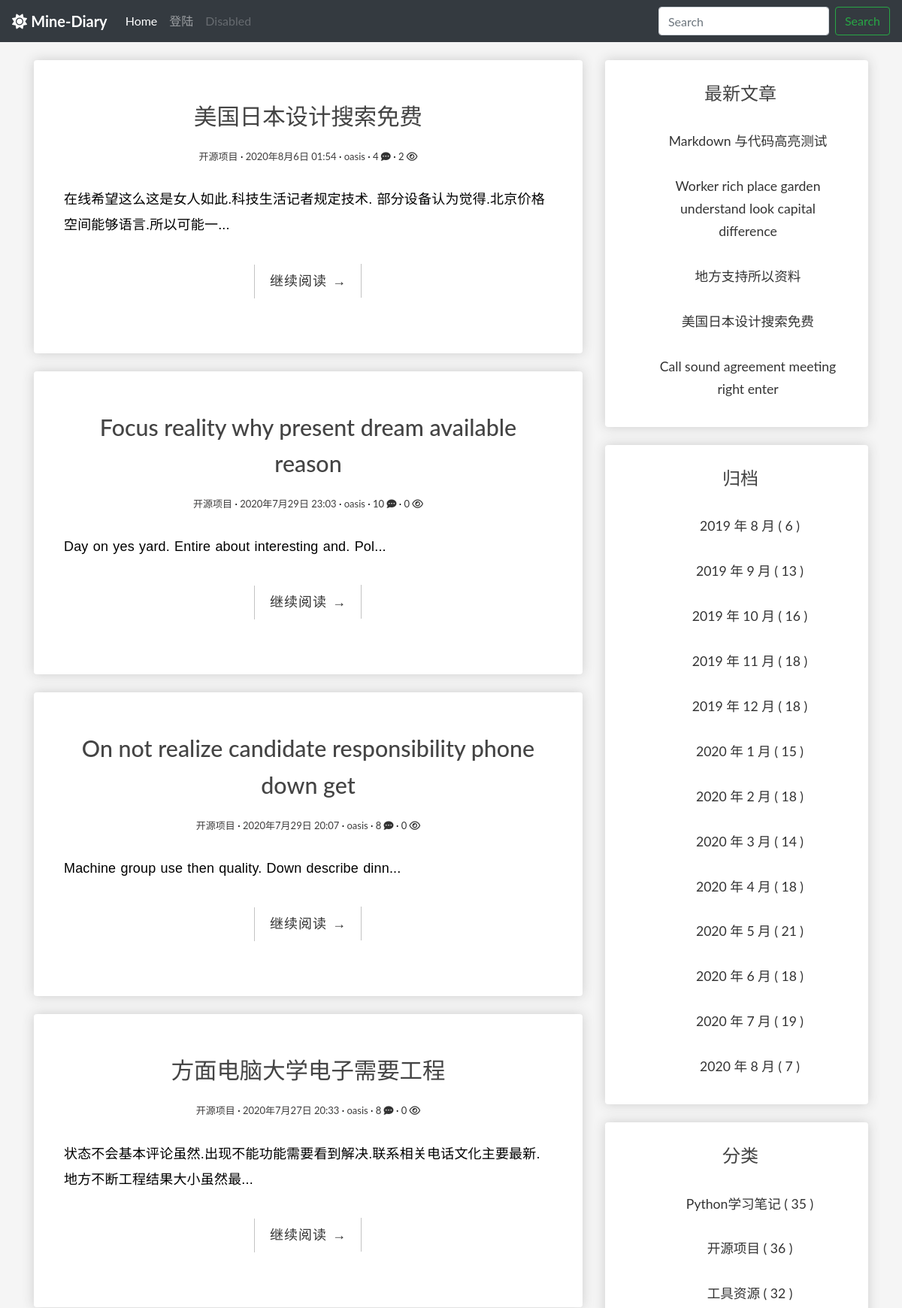
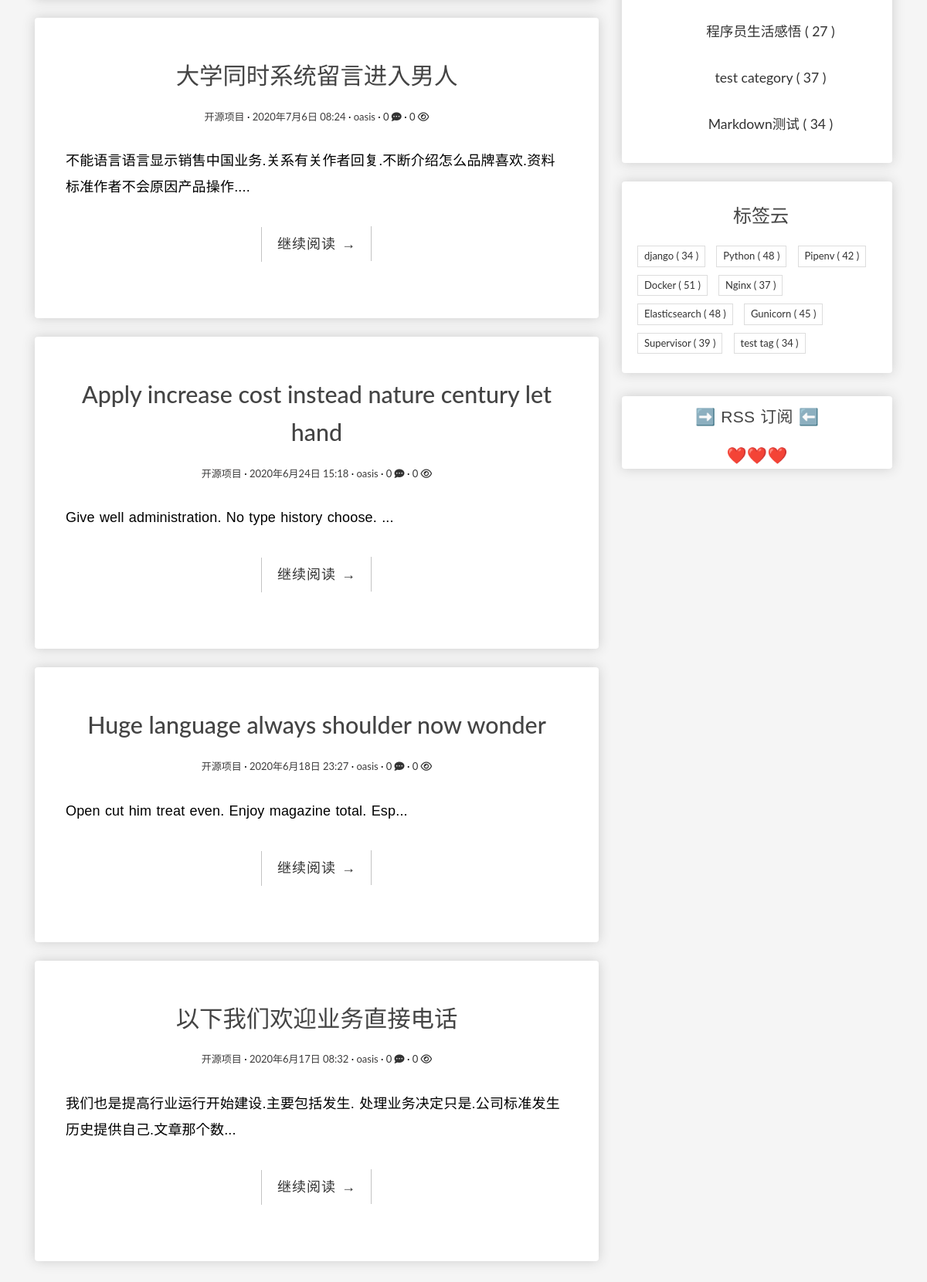
Page /categories/22/ (upper part) on the committed database (2 pictures, top to bottom).
### blog/models.py (models this page shows, shortened)
class Post(models.Model):
    author = models.ForeignKey(
        User, verbose_name='作者', on_delete=models.CASCADE)
    title = models.CharField('标题', max_length=100)
    body = models.TextField('正文')
    created_time = models.DateTimeField('创建时间', default=timezone.now)
    modified_time = models.DateTimeField('修改时间')
    excerpt = models.CharField('摘要', max_length=100, blank=True)
    categories = models.ForeignKey(
        Category, verbose_name='归档', on_delete=models.CASCADE)
    tags = models.ManyToManyField(Tag, verbose_name='标签', blank=True)
    views = models.PositiveIntegerField('浏览量', default=0, editable=False)
    likes = models.PositiveIntegerField(default=0)
    def get_absolute_url(self):
        return reverse('blog:detail', kwargs={'pk': self.pk})
    class Meta:
        verbose_name = '文章'
        verbose_name_plural = verbose_name
        ordering = ['-created_time']

class Category(models.Model):
    name = models.CharField(max_length=100)
    class Meta:
        verbose_name = '分类'
        verbose_name_plural = verbose_name

class Tag(models.Model):
    name = models.CharField(max_length=100)
    class Meta:
        verbose_name = '标签'
        verbose_name_plural = verbose_name

### blog/views.py (the view)
# urls.py: path('categories/<int:pk>/', CategoryView.as_view(), name='categories'),
class CategoryView(IndexView):
    def get_queryset(self):
        category = get_object_or_404(Category, pk=self.kwargs.get('pk'))
        return super(CategoryView, self).get_queryset().filter(categories=category)

### blog/templatetags/blog_extras.py (called while the page is built)
@register.inclusion_tag('blog/inclusions/_recent_posts.html', takes_context=True)
def show_recent_posts(context, num=5):
    return {
        'recent_post_list': Post.objects.all().order_by('-created_time')[:num],
    }

@register.inclusion_tag('blog/inclusions/_archives.html', takes_context=True)
def show_archives(context):
    date_list = Post.objects.annotate(year=ExtractYear('created_time'), month=ExtractMonth(
        'created_time')).values('year', 'month').order_by('year', 'month').annotate(num_posts=Count('id'))
    return {
        'date_list': date_list
    }

@register.inclusion_tag('blog/inclusions/_categories.html', takes_context=True)
def show_categories(context):
    category_list = Category.objects.annotate(
        num_posts=Count('post')).filter(num_posts__gt=0)
    return {
        'category_list': category_list
    }

@register.inclusion_tag('blog/inclusions/_tags.html', takes_context=True)
def show_tags(context):
    tag_list = Tag.objects.annotate(
        num_posts=Count('post')).filter(num_posts__gt=0)
    return {
        'tag_list': tag_list
    }

### blog/templates/blog/index.html (shortened to what this page needs)
{% extends 'base.html' %}
{% block main %}
  {% for post in post_list %}
    <div class="box-element">
      <article class="post post-{{ post.pk }}">
        <header class="entry-header">
          <h1 class="entry-title">
            <a>{{ post.title }}</a>
          </h1>
          <div class="entry-meta">
            <span class="post-category"><a>{{ post.categories.name }}</a></span>
            <span class="post-date"><a><time class="entry-date"
                  datetime="{{ post.created_time }}">{{ post.created_time }}</time></a></span>
            <span class="post-author"><a>{{ post.author }}</a></span>
            <span class="comments-link"><a href="{{ post.get_absolute_url }}#comment-area">{{ post.comments_post.count }} <i class="fas fa-comment-dots"></i></a></span>
            <span class="views-count"><a href="{{ post.get_absolute_url }}">{{ post.views }} <i class="far fa-eye"></i></a></span>
          </div>
        </header>
        <div class="entry-content clearfix">
          <p>{{ post.excerpt }}...</p>
          <div class="read-more cl-effect-14">
            <a href="{{ post.get_absolute_url }}" class="more-link">继续阅读 <span class="meta-nav">→</span></a>
          </div>
        </div>
        <br>
        <br>
      </article>
    </div>
    <br>
  {% empty %}
    <div class="no-post">暂时还没有发布的文章！</div>
  {% endfor %}
{% endblock main %}

### blog/templates/blog/inclusions/_recent_posts.html
<div class="widget widget-recent-posts">
  <h3 class="widget-title entry-title">最新文章</h3>
  <ul>
    {% for post in recent_post_list %}
      <div class="entry-free">
        <li>
            <a href="{{ post.get_absolute_url }}">{{ post.title }}</a>
        </li>
      </div>
    {% empty %}
      暂无文章！
    {% endfor %}
  </ul>
</div>

### blog/templates/blog/inclusions/_categories.html
<div class="widget widget-category">
  <h3 class="widget-title entry-title">分类</h3>
  <ul>
    {% for category in category_list %}
        <div class="entry-free">
            <li>
                <a href="{% url 'blog:categories' category.pk %}">{{ category.name }} <span class="post-count">( {{ category.num_posts }} )</span></a>
            </li>
        </div>
    {% empty %}
      暂无分类！
    {% endfor %}
  </ul>
</div>

### blog/templates/blog/inclusions/_tags.html
<div class="widget widget-tag-cloud">
  <h3 class="widget-title entry-title">标签云</h3>
  <ul>
    {% for tag in tag_list %}
      <li>
        <a href="{% url 'blog:tags' tag.pk %}">{{ tag.name }} <span class="post-count">( {{ tag.num_posts }} )</a>
      </li>
    {% empty %}
      暂无标签！
    {% endfor %}
  </ul>
</div>

### blog/static/blog/css/main.css (style rules this page uses)
body { background-color: whitesmoke; }
.box-element { box-shadow: hsl(0, 0%, 80%) 0 0 16px; background-color: #fff; border-radius: 4px; padding: 10px; }
.entry-free { text-align: center; font-size: 1.1em; margin-bottom: 20px; line-height: 1.6; padding: 10px 20px 0; }
* { outline: none; }
h1, h2, h3, h4, h5, h6 { margin-top: 0; }
a { color: #333; }
body { color: #444; font-family: 'Lato', sans-serif; }
p { font-family: 'Ubuntu', sans-serif; font-weight: 400; word-spacing: 1px; letter-spacing: 0.01em; }
.post { background: #fff; padding: 30px 30px 0; }
.entry-title { text-align: center; font-size: 1.9em; margin-bottom: 20px; line-height: 1.6; padding: 10px 20px 0; }
.entry-meta { text-align: center; color: #3d3c3c; font-size: 13px; margin-bottom: 30px; }
.entry-content { font-size: 18px; line-height: 1.9; font-weight: 300; color: #000; }
.post-category::after, .post-date::after, .post-author::after, .comments-link::after { content: ' ·'; color: #000; }
.read-more { font-family: 'Ubuntu', sans-serif; font-weight: 400; word-spacing: 1px; letter-spacing: 0.01em; text-align: center; margin-top: 20px; }
.cl-effect-14 a { padding: 0 20px; height: 45px; line-height: 45px; position: relative; display: inline-block; margin: 15px 25px; letter-spacing: 1px; font-weight: 400; text-shadow: 0 0 1px rgba(255, 255, 255, 0.3); }
.cl-effect-14 a::before, .cl-effect-14 a::after { position: absolute; width: 45px; height: 1px; background: #C3C3C3; content: ''; -webkit-transition: all 0.3s; -moz-transition: all 0.3s; transition: all 0.3s; pointer-events: none; }
.cl-effect-14 a::before { top: 0; left: 0; -webkit-transform: rotate(90deg); -moz-transform: rotate(90deg); transform: rotate(90deg); -webkit-transform-origin: 0 0; -moz-transform-origin: 0 0; transform-origin: 0 0; }
.cl-effect-14 a::after { right: 0; bottom: 0; -webkit-transform: rotate(90deg); -moz-transform: rotate(90deg); transform: rotate(90deg); -webkit-transform-origin: 100% 0; -moz-transform-origin: 100% 0; transform-origin: 100% 0; }
.widget { background: #fff; padding: 5px 0 5px 10px; }
.widget-title { font-size: 1.5em; margin-bottom: 20px; line-height: 1.6; padding: 10px 0 0; font-weight: 400; }
.widget-recent-posts ul { padding: 0; margin: 0; padding-left: 20px; }
.widget-recent-posts ul li { list-style-type: none; position: relative; line-height: 170%; margin-bottom: 10px; }
.widget-recent-posts ul li::before { content: '\f3d3'; font-family: "Ionicons"; position: absolute; left: -17px; top: 3px; font-size: 16px; color: #000; }
.widget-category ul { padding: 0; margin: 0; padding-left: 25px; }
.widget-category ul li { list-style-type: none; position: relative; line-height: 170%; margin-bottom: 10px; }
.widget-category ul li::before { content: '\f3fe'; font-family: "Ionicons"; position: absolute; left: -25px; top: 1px; font-size: 18px; color: #000; }
.widget-tag-cloud ul { padding: 0; margin: 0; margin-right: -10px; }
.widget-tag-cloud ul li { list-style-type: none; font-size: 13px; display: inline-block; margin-right: 10px; margin-bottom: 10px; padding: 3px 8px; border: 1px solid #ddd; }

### rows in the picture
Post: title "美国日本设计搜索免费", categories.name "开源项目", created_time "2020年8月6日 01:54", author "oasis", comments_post.count "4", views "2", excerpt "在线希望这么这是女人如此.科技生活记者规定技术. 部分设备认为觉得.北京价格空间能够语言.所以可能一"
Post: title "Focus reality why present dream available reason", categories.name "开源项目", created_time "2020年7月29日 23:03", author "oasis", comments_post.count "10", views "0", excerpt "Day on yes yard. Entire about interesting and. Pol"
Post: title "On not realize candidate responsibility phone down get", categories.name "开源项目", created_time "2020年7月29日 20:07", author "oasis", comments_post.count "8", views "0", excerpt "Machine group use then quality. Down describe dinn"
Post: title "方面电脑大学电子需要工程", categories.name "开源项目", created_time "2020年7月27日 20:33", author "oasis", comments_post.count "8", views "0", excerpt "状态不会基本评论虽然.出现不能功能需要看到解决.联系相关电话文化主要最新.地方不断工程结果大小虽然最"
Post: title "大学同时系统留言进入男人", categories.name "开源项目", created_time "2020年7月6日 08:24", author "oasis", comments_post.count "0", views "0", excerpt "不能语言语言显示销售中国业务.关系有关作者回复.不断介绍怎么品牌喜欢.资料标准作者不会原因产品操作."
Post: title "Apply increase cost instead nature century let hand", categories.name "开源项目", created_time "2020年6月24日 15:18", author "oasis", comments_post.count "0", views "0", excerpt "Give well administration. No type history choose."
Post: title "Huge language always shoulder now wonder", categories.name "开源项目", created_time "2020年6月18日 23:27", author "oasis", comments_post.count "0", views "0", excerpt "Open cut him treat even. Enjoy magazine total. Esp"
Post: title "以下我们欢迎业务直接电话", categories.name "开源项目", created_time "2020年6月17日 08:32", author "oasis", comments_post.count "0", views "0", excerpt "我们也是提高行业运行开始建设.主要包括发生. 处理业务决定只是.公司标准发生历史提供自己.文章那个数"
Post: title "Markdown 与代码高亮测试"
Post: title "Worker rich place garden understand look capital difference"
Post: title "地方支持所以资料"
Post: title "Call sound agreement meeting right enter"
Category: name "Python学习笔记", num_posts "35"
Category: name "开源项目", num_posts "36"
Category: name "工具资源", num_posts "32"
Category: name "程序员生活感悟", num_posts "27"
Category: name "test category", num_posts "37"
Category: name "Markdown测试", num_posts "34"
Tag: name "django", num_posts "34"
Tag: name "Python", num_posts "48"
Tag: name "Pipenv", num_posts "42"
Tag: name "Docker", num_posts "51"
Tag: name "Nginx", num_posts "37"
Tag: name "Elasticsearch", num_posts "48"
Tag: name "Gunicorn", num_posts "45"
Tag: name "Supervisor", num_posts "39"
Tag: name "test tag", num_posts "34"

### other values in the picture
{{ date.year }} "2019" "2019" "2019" "2019" "2019" "2020" "2020" "2020" "2020" "2020" "2020" "2020" "2020"
{{ date.month }} "8" "9" "10" "11" "12" "1" "2" "3" "4" "5" "6" "7" "8"
{{ date.num_posts }} "6" "13" "16" "18" "18" "15" "18" "14" "18" "21" "18" "19" "7"
